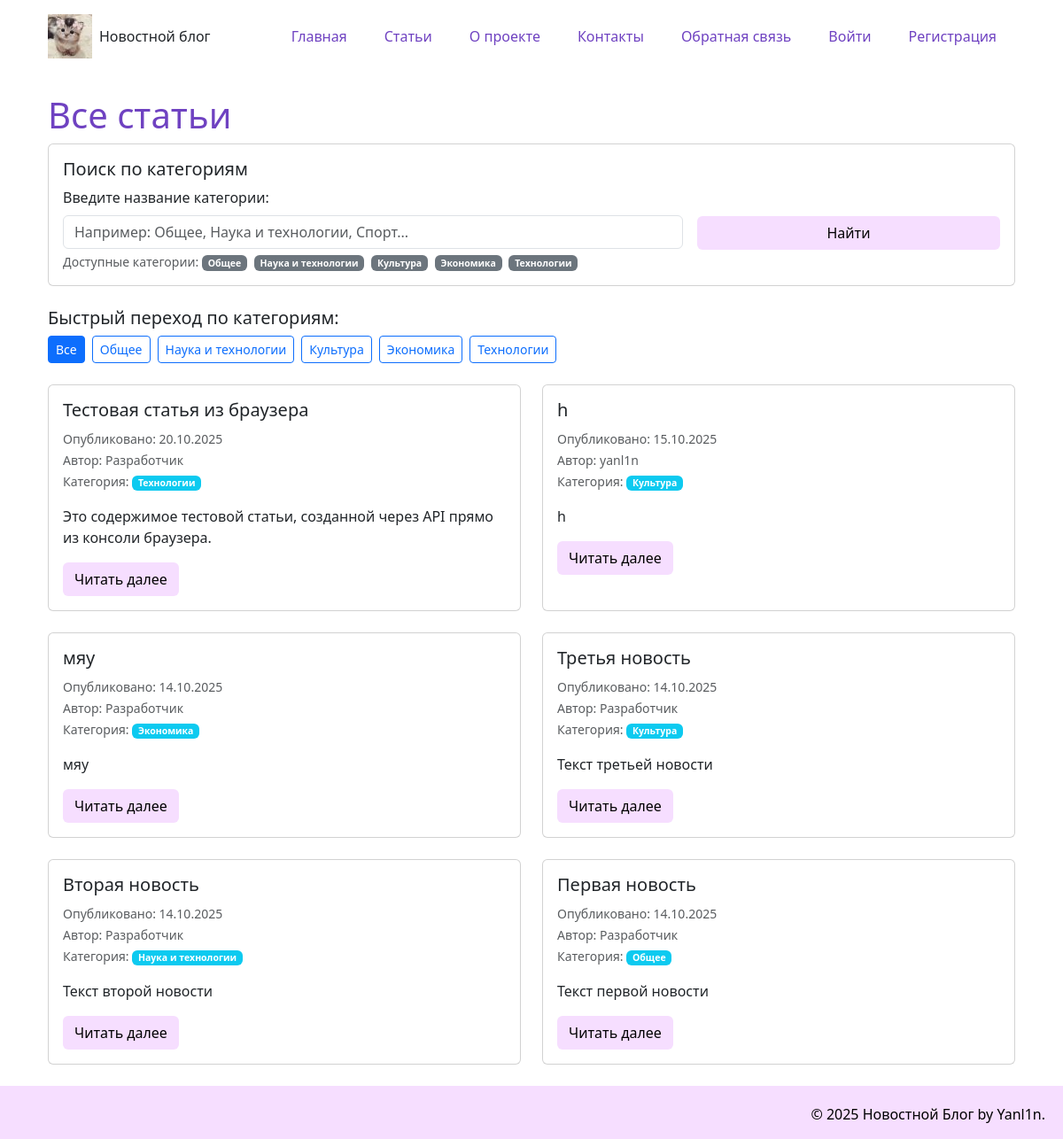
Page /articles on the earlier database version.
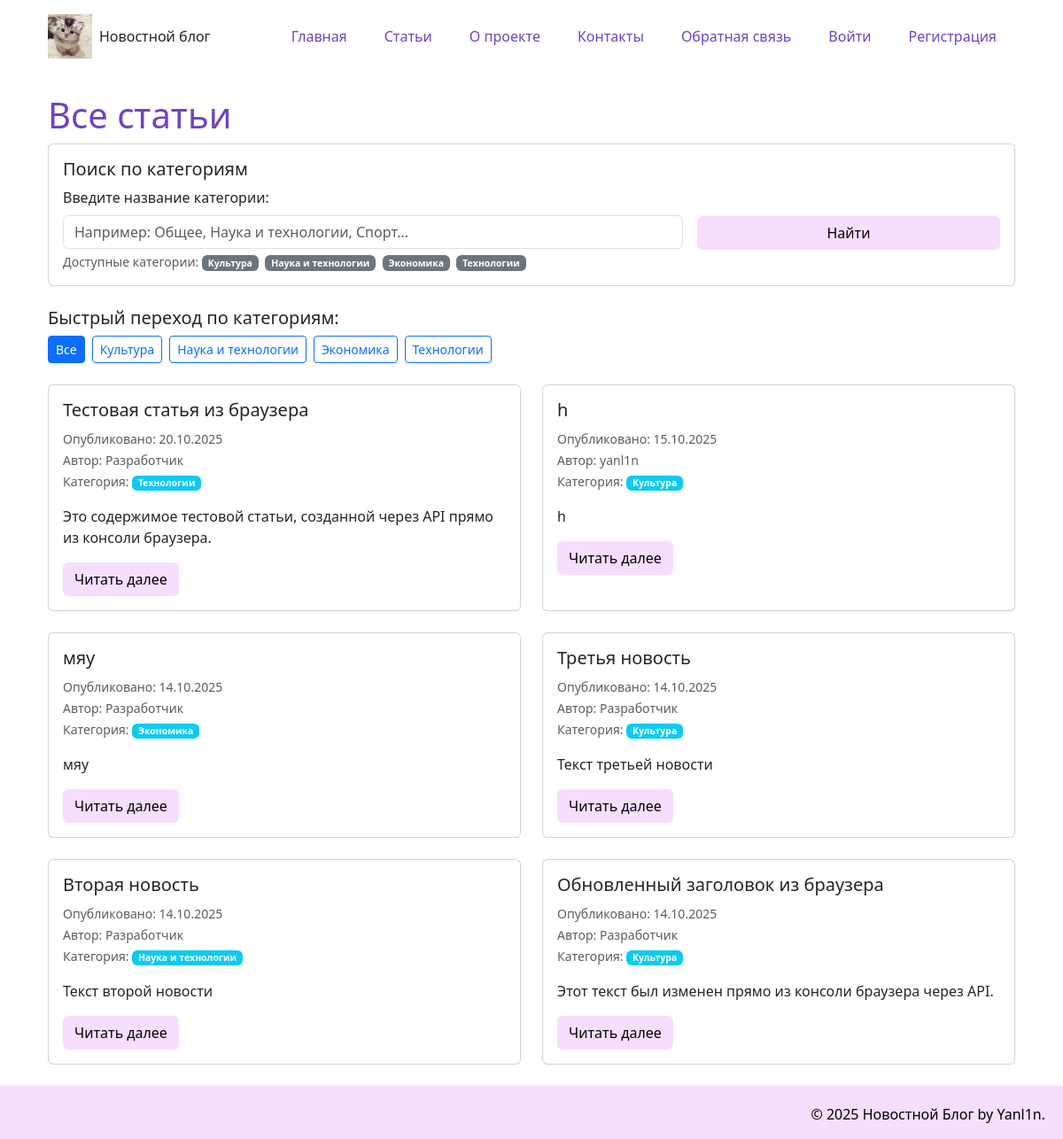
Same page on the later database version.
### models.py (models this page shows, shortened)
class Article(data_base.Model):
    __tablename__= "article"
    id = data_base.Column(data_base.Integer, primary_key = True)
    title = data_base.Column(data_base.String(200), nullable=False)
    text = data_base.Column(data_base.Text, nullable=False)
    date = data_base.Column(data_base.DateTime, default=datetime.utcnow)
    user_id = data_base.Column(data_base.Integer, data_base.ForeignKey('user.id'), nullable=False)
    category = data_base.Column(data_base.String(50), default='Общая')
    comment = data_base.relation('Comment', backref='article', lazy='dynamic')

class User(UserMixin, data_base.Model):
    __tablename__= "user"
    id = data_base.Column(data_base.Integer, primary_key = True)
    name = data_base.Column(data_base.String(100), nullable=False)
    email = data_base.Column(data_base.String(100), nullable=False)
    hashed_password = data_base.Column(data_base.String(200), nullable=False)
    date = data_base.Column(data_base.DateTime, default=datetime.utcnow)
    articles = data_base.relationship('Article', backref='author', lazy=True)

### app.py (the view)
@app.route("/articles")
@app.route("/articles/<category>")
def articles_list(category=None):
    if category is None:
        category = request.args.get('category', '').strip()
    if category:
        category = unquote(category)
    categories = data_base.session.query(Article.category).distinct().all()
    categories = [cat[0] for cat in categories if cat[0]]
    if category and category not in categories:
        flash(f'Категория "{category}" не найдена', 'error')
        articles = []
    elif category:
        articles = Article.query.filter_by(category=category).order_by(Article.date.desc()).all()
    else:
        articles = Article.query.order_by(Article.date.desc()).all()
    return render_template('articles_list.html',
                         articles=articles,
                         current_category=category,
                         categories=categories)

### templates/articles_list.html (shortened to what this page needs)
{% extends 'base.html' %}
{% block content %}
<div class="row">
    <div class="col-12">
        <h1>
            {% if current_category %}
                Статьи в категории: "{{ current_category }}"
            {% else %}
                Все статьи
            {% endif %}
        </h1>
        <div class="card mb-4">
            <div class="card-body">
                <h5 class="card-title">Поиск по категориям</h5>
                <form method="GET" action="{{ url_for('articles_list') }}" class="row g-3">
                    <div class="col-md-8">
                        <label for="category" class="form-label">Введите название категории:</label>
                        <input type="text"
                               class="form-control"
                               id="category"
                               name="category"
                               value="{{ current_category }}"
                               placeholder="Например: Общее, Наука и технологии, Спорт...">
                        <div class="form-text">Доступные категории:
                            {% for cat in categories %}
                            <span class="badge bg-secondary me-1">{{ cat }}</span>
                            {% endfor %}
                        </div>
                    </div>
                    <div class="col-md-4 d-flex align-items-end">
                        <div class="btn-group w-100 mb-4">
                            <button type="submit" class="btn btn-custom">Найти</button>
                        </div>
                    </div>
                </form>
            </div>
        </div>
        <div class="categories-nav mb-4">
            <h5>Быстрый переход по категориям:</h5>
            <div class="d-flex flex-wrap gap-2">
                <a href="{{ url_for('articles_list') }}"
                   class="btn {% if not current_category%} btn-primary{% else %}btn-outline-primary{% endif %} btn-sm">
                    Все
                </a>
                {% for cat in categories %}
                    <a href="{{ url_for('articles_list', category=cat) }}"
                       class="btn {% if current_category == cat %}btn-primary{% else %}btn-outline-primary{% endif %} btn-sm">
                        {{ cat }}
                    </a>
                {% endfor %}
            </div>
        </div>
        {% if articles %}
        <div class="row">
            {% for article in articles %}
            <div class="col-md-6 mb-4">
                <div class="card h-100">
                    <div class="card-body">
                        <h5 class="card-title">
                            {{ article.title }}
                        </h5>
                        <p class="card-text">
                            <small class="text-muted">
                                Опубликовано: {{ article.date.strftime('%d.%m.%Y') }}<br>
                                Автор: {{ article.author.name }}<br>
                                Категория:
                                <span class="badge bg-info">{{ article.category }}</span>
                            </small>
                        </p>
                        <p class="card-text">{{ article.text[:150] }}{% if article.text|length > 150 %}...{% endif %}</p>
                        <a href="{{ url_for('news_article', id=article.id) }}" class="btn btn-custom">Читать далее</a>
                    </div>
                </div>
            </div>
            {% endfor %}
        </div>
        {% endif %}
    </div>
</div>
{% endblock %}

### templates/base.html (shortened to what this page needs)
<!DOCTYPE html>
<html lang="ru">
<head>
    <link href="https://cdn.jsdelivr.net/npm/bootstrap@5.3.8/dist/css/bootstrap.min.css" rel="stylesheet">
    <link rel="stylesheet" href="{{ url_for('static', filename='css/main.css')}}">
</head>
<body>
    <div class="container">
        <div class="container">
            <header class="d-flex justify-content-between align-items-center py-3">
                <a href="/" class="d-flex align-items-center text-dark text-decoration-none">
                    <img src="{{ url_for('static', filename='img/cat.jpg')}}" alt="Логотип" width="50" height="50" class="me-2">
                Новостной блог
            </a>
            <ul class="nav nav-pills">
                <li class="nav-item"><a href="{{ url_for('index')}}" class="nav-link" aria-current="page">Главная</a></li>
                <li class="nav-item"><a href="{{ url_for('articles_list')}}" class="nav-link">Статьи</a></li>
                <li class="nav-item"><a href="{{ url_for('about')}}" class="nav-link">О проекте</a></li>
                <li class="nav-item"><a href="{{ url_for('contact')}}" class="nav-link">Контакты</a></li>
                <li class="nav-item"><a href="{{ url_for('feedback')}}" class="nav-link">Обратная связь</a></li>
                {% if current_user.is_authenticated %}
                    <li class="nav-item"><a href="{{ url_for('create_article')}}" class="nav-link">Создать статью</a></li>
                    <li class="nav-item"><a href="{{ url_for('logout')}}" class="nav-link">Выйти ({{ current_user.name }})</a></li>
                {% else %}
                    <li class="nav-item"><a href="{{ url_for('login_page')}}" class="nav-link">Войти</a></li>
                    <li class="nav-item"><a href="{{ url_for('register')}}" class="nav-link">Регистрация</a></li>
                {% endif %}
            </ul>
            </header>
        </div>
        <div class="container mt-4">
            {% block content %}{% endblock %}
        </div>
    </div>
    <footer>
        <p>&copy; 2025 Новостной Блог by Yanl1n.</p>
    </footer>
</body>
</html>

### static/css/main.css (style rules this page uses)
body { display: flex; flex-direction: column; min-height: 100vh; }
.container { flex: 1; }
h1 { color:#6f42c1; }
footer { margin-top: auto; padding: 20px; background: #F6DEFF; text-align: right; color: black; height: 60px; }
.btn-custom { background-color: #F6DEFF; color: rgb(0, 0, 0); }
.nav-pills .nav-link { color:#6f42c1; margin: 0 5px; }

Differences in the rows shown:
changed Article: title "Первая новость" → "Обновленный заголовок из браузера"; category "Общее" → "Культура"; text "Текст первой новости" → "Этот текст был изменен прямо из консоли браузера через API."
Other differences:
list line gone: "Общее"
